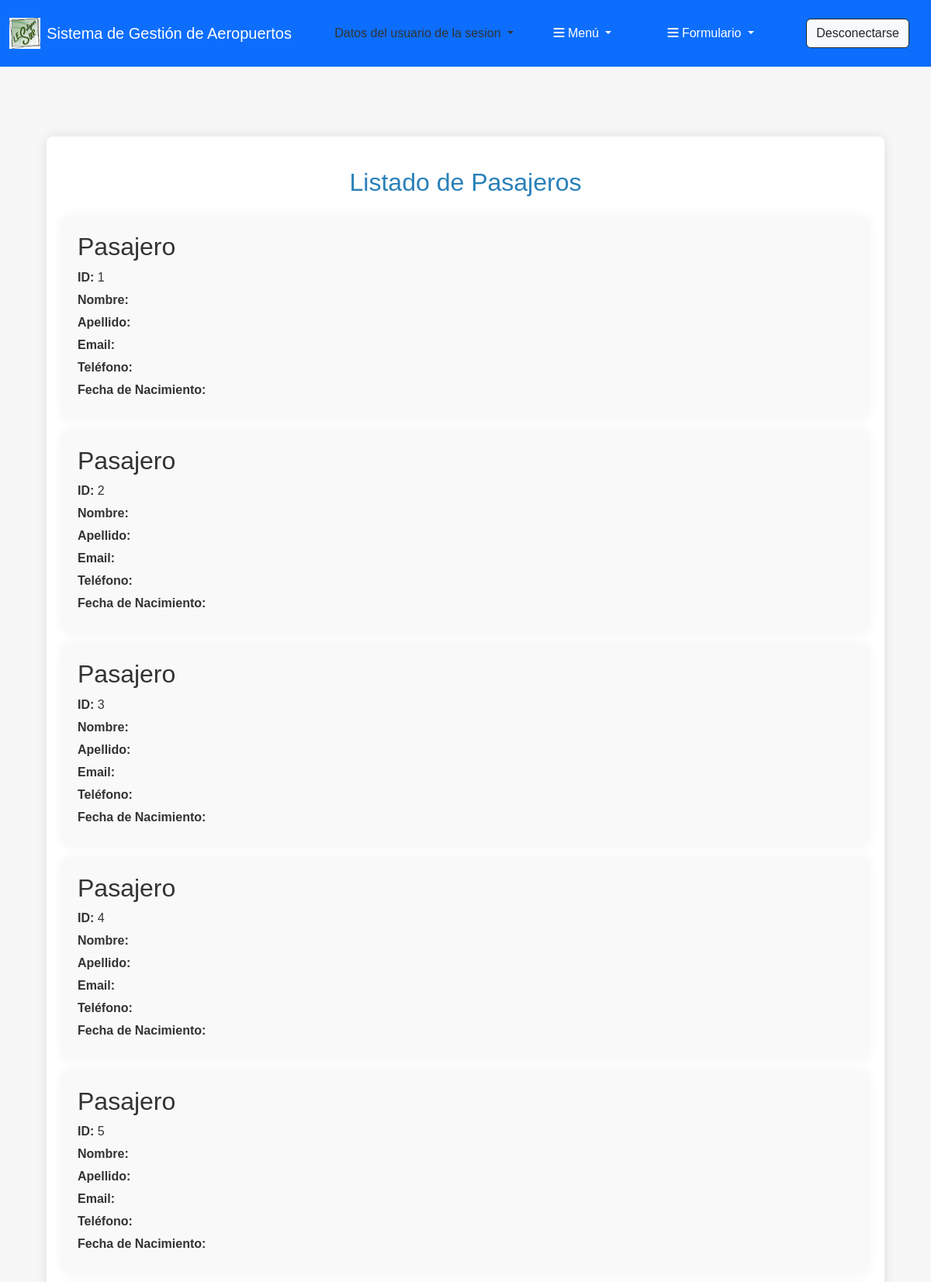
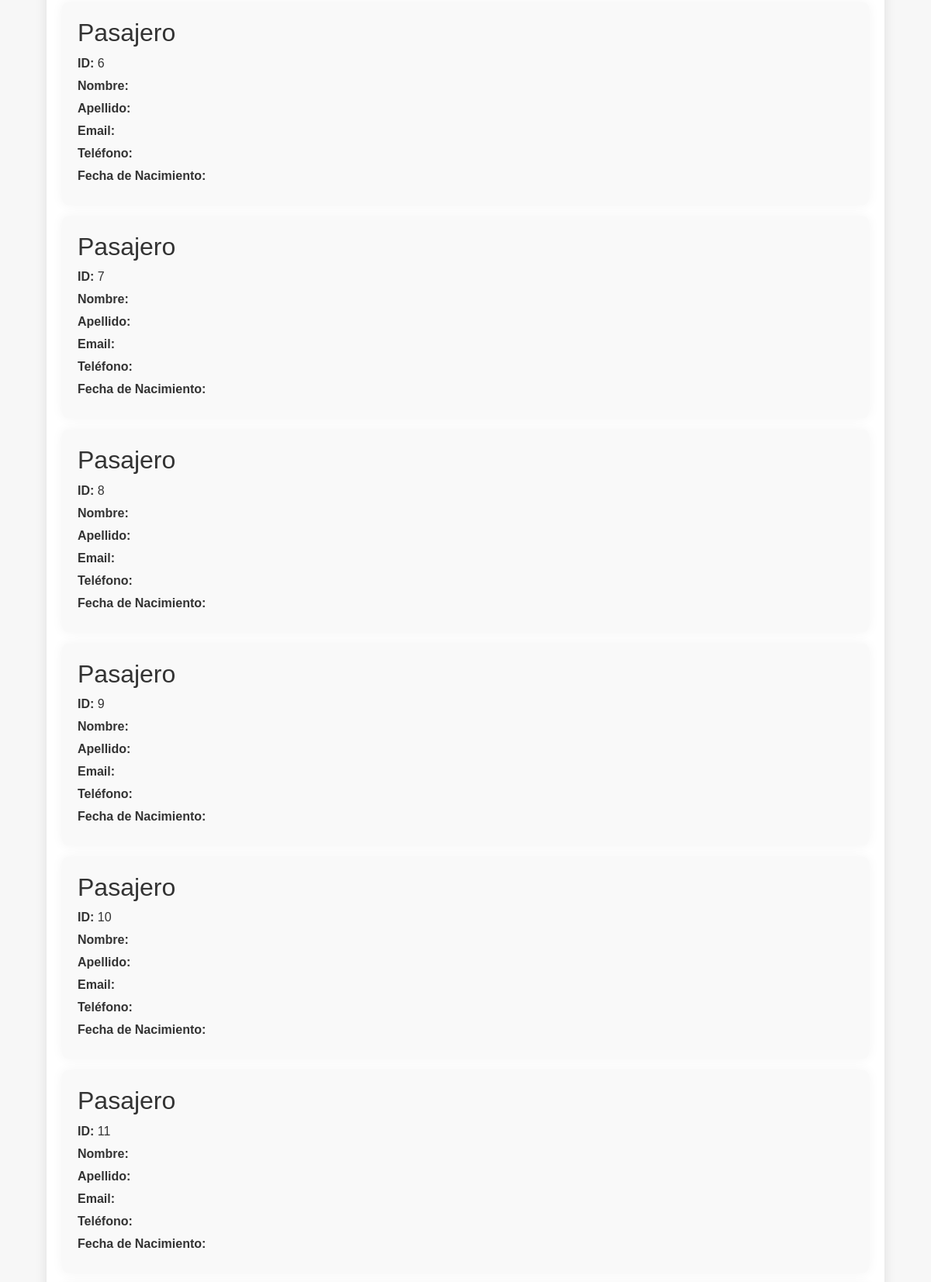
The app's page /pasajero/ (signed in, upper part) with its own data (2 pictures, top to bottom).
### apaeropuerto/models.py (models this page shows, shortened)
class Pasajero(models.Model):
    usuario = models.OneToOneField(Usuario, on_delete = models.CASCADE)
    direccion = models.CharField(max_length=100)
    dni = models.CharField(max_length=9)
    vuelo = models.ManyToManyField(Vuelo, related_name='vuelo_pasajero') # Relación Many To Many

### apaeropuerto/views.py (the view)
# urls.py: path('pasajero/', views.lista_pasajero, name='lista_pasajero'),
@permission_required('apaeroperto.view_Pasajero')
def lista_pasajero(request):
    pasajeros = Pasajero.objects.all()
    return render(request, 'paginas/pasajero_list.html', {'pasajeros': pasajeros})

### apaeropuerto/templates/paginas/pasajero_list.html (shortened to what this page needs)
{% extends "Principal.html" %}
{% load static %}
{% block contenido %}
    <div class="container">
        <h1>Listado de Pasajeros</h1>
        {% for pasajero in pasajeros %}
        <article>
            {% include 'Listas/Pasajero.html' %}
        </article>
        {% endfor %}
    </div>
{% endblock %}

### apaeropuerto/templates/Listas/Pasajero.html
    <h2>Pasajero</h2>
    <p><strong>ID:</strong> {{ pasajero.id }}</p>
    <p><strong>Nombre:</strong> {{ pasajero.nombre|capfirst  }}</p>
    <p><strong>Apellido:</strong> {{ pasajero.apellido }}</p>
    <p><strong>Email:</strong> {{ pasajero.email }}</p>
    <p><strong>Teléfono:</strong> {{ pasajero.telefono }}</p>
    <p><strong>Fecha de Nacimiento:</strong> {{ pasajero.fecha_nacimiento|date:"d-m-Y"  }}</p>

### apaeropuerto/static/css/estilos.css (style rules this page uses)
html, body { margin: 0; padding: 0; min-height: 100%; display: flex; flex-direction: column; }
body { font-family: Arial, sans-serif; background-color: #f7f7f7; color: #333; flex: 1; }
.container { width: 90%; margin: 20px auto; background-color: #fff; padding: 20px; border-radius: 8px; box-shadow: 0px 0px 15px rgba(0, 0, 0, 0.1); }
h1 { color: #2980b9; text-align: center; margin-bottom: 25px; font-size: 2em; margin-top: 20px; }
article { background-color: #f9f9f9; padding: 20px; margin-bottom: 15px; border-radius: 8px; box-shadow: 0px 0px 15px rgba(0, 0, 0, 0.05); transition: transform 0.2s; }
article p { margin: 5px 0; }
article strong { color: #333; }

### records on screen
Pasajero: id "1"
Pasajero: id "2"
Pasajero: id "3"
Pasajero: id "4"
Pasajero: id "5"
Pasajero: id "6"
Pasajero: id "7"
Pasajero: id "8"
Pasajero: id "9"
Pasajero: id "10"
Pasajero: id "11"
